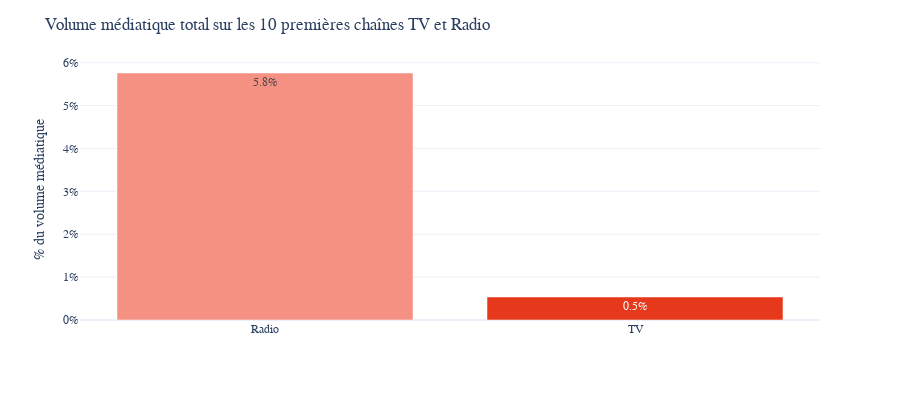

Write notebook code for a chart like this one.
### Code cell
fig = px.bar(media_time.drop("Total").reset_index(),x = "index",y = "media_part",height = 400,text_auto = ".1%")
fig.update_layout(yaxis_tickformat='0%',
                  title = "Volume médiatique total sur les 10 premières chaînes TV et Radio",
                  font_family="Poppins",yaxis_title="% du volume médiatique",xaxis_title = "")
fig.update_traces(marker_color=["#f49182",'#e6381b'])
fig

### Figure 1 — Plotly figure (JSON) as saved in the notebook; plotly's stock layout.template omitted (floating-point values rounded to 4 significant figures)
{"data": [{"alignmentgroup": "True", "hovertemplate": "index=%{x}<br>media_part=%{y}<extra></extra>", "legendgroup": "", "marker": {"color": ["#f49182", "#e6381b"], "pattern": {"shape": ""}}, "name": "", "offsetgroup": "", "orientation": "v", "showlegend": false, "textposition": "auto", "texttemplate": "%{y:.1%}", "type": "bar", "x": ["Radio", "TV"], "xaxis": "x", "y": [0.05759, 0.00537], "yaxis": "y"}], "layout": {"barmode": "relative", "font": {"family": "Poppins"}, "height": 400, "legend": {"tracegroupgap": 0}, "margin": {"t": 60}, "title": {"text": "Volume médiatique total sur les 10 premières chaînes TV et Radio"}, "xaxis": {"anchor": "y", "domain": [0, 1], "title": {"text": ""}}, "yaxis": {"anchor": "x", "domain": [0, 1], "tickformat": "0%", "title": {"text": "% du volume médiatique"}}}}
